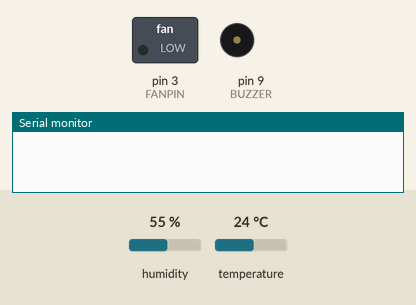
Recording of a sketch running on a simulated Arduino Uno, built with avr-gcc and run on an emulated ATmega328P. Shown: switched loads named in the sketch (green lamp = pin HIGH), buzzer (waves = sounding), the last lines printed to the serial monitor. Dashed ring = blinking. The inputs (shaded band) are chosen by the test bench; at power-on: humidity 55 %, temperature 24 °C.

Above: at 1.2 s.
1.3 s: humidity set to 59 %
2.8 s: humidity set to 62 %
At 3.35 s:
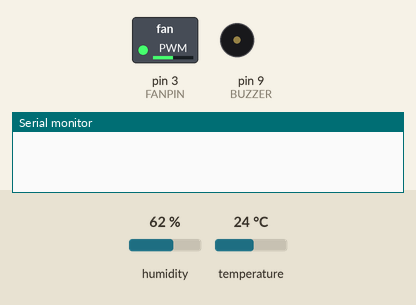
5.8 s: humidity set to 79 %
8.8 s: humidity set to 83 %
At 8.98 s:
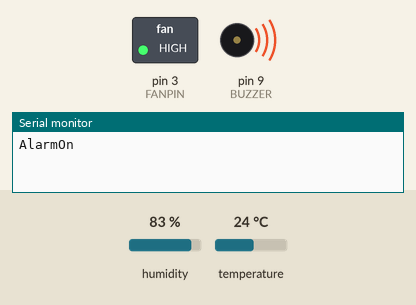
11.8 s: humidity set to 22 %
At 13.0 s:
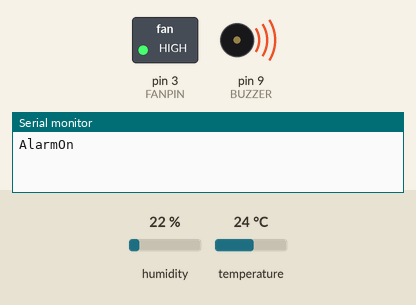
13.3 s: temperature set to 21 °C
At 13.9 s:
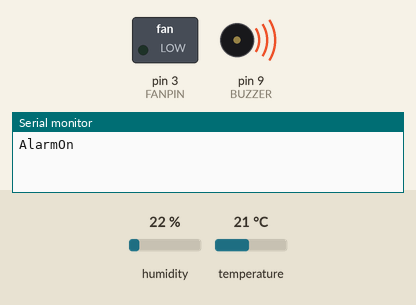
Timing chart, 0 to 15.8 s (numbered marks = the images above; inputs shaded):
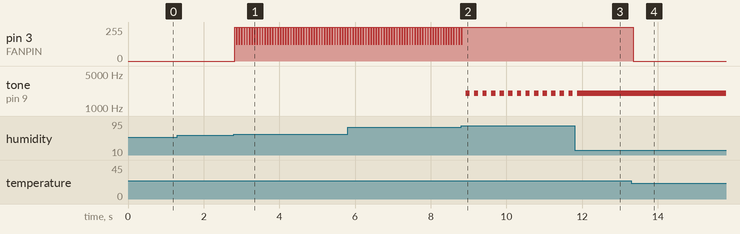

Measured:
- the behaviour switches between 60 and 61 % on humidity (found by bisection; images 0 and 1)
- the behaviour switches between 80 and 81 % on humidity (found by bisection; images 1 and 2)
- the behaviour switches between 23 and 22 °C on temperature (found by bisection; images 3 and 4)
- after the input at 1.3 s, every drawn part: stays the same
- after the input at 2.8 s, pin 3 (FANPIN): alternates 255/255 for 0.05 s and 127/255 for 0.02 s, starting at once
- after the input at 8.8 s, pin 3 (FANPIN): goes on until 8.8 s, then stays 255/255; tone on pin 9 (BUZZER): alternates 2000 Hz for 0.11 s and silent for 0.11 s, starting after 0.12 s
- after the input at 11.8 s, tone on pin 9 (BUZZER): goes on until 11.9 s, then stays 2000 Hz
- after the input at 13.3 s, pin 3 (FANPIN): 255/255 → 0/255 after 0.05 s

The sketch:

AdvancedProjectAlarmAndConditioning.ino
```cpp
#include <dht11.h> // DHT library
#define DHT11PIN 4 // Initializes the DHT on pin 4
const int FANPIN = 3; // Initializes the fan on pin 3
const int BUZZER = 9; // Initializes the buzzer on pin 7

const int MOISTISH = 60; // A value for the moisture when the AC should turn on
const int TOOMOIST = 80; // A value for the moisture for whenm the smoke alarm should turn on
const int ALARM_LENGHT = 5000; // The lenght of the alarm
const int DELAY = 1000; // 1 second delay between the reading of the values

dht11 DHT11;
float temp; // A variable to store the temperature value in
float moist; // A variable to store the moisture value in
bool alarmState; // A boolean for the alarm (ON/OFF)
bool fanState; // A boolean for the fan (ON/OFF)
unsigned long startTime; // For the debounce
unsigned long buzzTime; // A variable for the buzzer delays
unsigned long millisDelay; // For the debounce
byte fanduty; // A variable for the fan intensity
void setup()
{
  Serial.begin(9600); // For the serial monitor
  pinMode(BUZZER, OUTPUT); // Sets the buzzer to output
  temp = 0; // Sets the temperature variable to 0
  moist = 0; // Sets the moisture variable to 0
  alarmState = false; // Sets the alarm to turned off
  fanState = false; // Sets the fan to turned off
  startTime = 0; // For the debounce
  buzzTime = 0; // Sets the buzz delay variable to 0
  millisDelay = 0; // For the debounce
  fanduty = 0;
}

void setFanSpeed(byte speed) // A method that sets the fan intensity
{
  // Determine the fan duty value.
  fanduty = map(speed, 0, 100, 0, 255);
  // Continues speed.
  analogWrite(FANPIN, fanduty);
}

void swingFan() // To be able to start the fan
{
  // Swing the fan.
  analogWrite(FANPIN, 255);
  delay(45);
  // Continues speed.
  analogWrite(FANPIN, fanduty);
}

void alarmBuzzer() // The alarm method
{
  noTone(BUZZER);
  if (millis() - buzzTime > 200) {
    tone(BUZZER, 2000);
    buzzTime = millis();
  }
}

void tempControl() // A method for the fan to work accordingly with the temperature
{
  if (temp >= 25)
  {
    if (fanState == false) // If turned off, the fan needs to be given a push with the swing function
    {
      fanduty = map(temp, 25, 30, 102, 255); // the temperature values we work with are between 25 and 30 degrees Celsius
      swingFan(); // Starts the fan
      fanState == true; // To indicate that the fan is on
    }
  }
  else if (temp < 23)
  {
    setFanSpeed(0);
    fanState == false;
  }
}

void loop()
{
  int chk = DHT11.read(DHT11PIN);
  moist = DHT11.humidity;
  if (millis() - millisDelay > DELAY) // Reads the temperature value provided bya the DHT every second
  {
    temp = DHT11.temperature;
    millisDelay = millis();
    //Serial.println(temp);
    //Serial.println(moist);
  }

  if (moist > MOISTISH) // Turns on the fan if the moisture in the air is high
  {
    if (fanState == false) // If turned off, the fan needs to be given a push with the swing function
    {
      setFanSpeed(50); // Sets the fan speed to 50%
      swingFan(); // Start the fan
      fanState == true; // To indicate that the fan is on
    }
    else // If the fan is already on, just set the speed
    {
      setFanSpeed(50); // Sets the fan speed to 50%
    }

    if (moist > TOOMOIST || alarmState == true) // Turns on the alarm if "smoke" is detected and the fan to max
    {

      setFanSpeed(100); // Turns the fan to max capacity
      swingFan();       //
      if (alarmState == false) // Checks of the alarm just started and saves the time
      {
        startTime = millis();
        Serial.println("AlarmOn");
      }
      alarmState = true; // To indicate that the alarm is on
      alarmBuzzer(); // The buzzer
      if (millis() - startTime > ALARM_LENGHT) // Checks if its time to turn off the alarm
      {
        noTone(BUZZER);
        alarmState = false; // Turns the alarm off
        Serial.println("AlarmOff");
      }
    }
  }
  else
  {
    tempControl(); // The temperature control
  }
}
```
